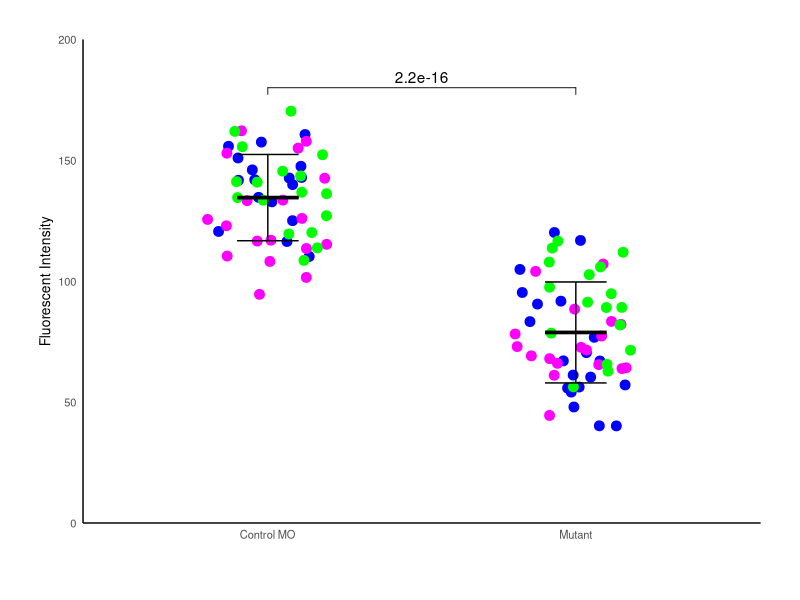
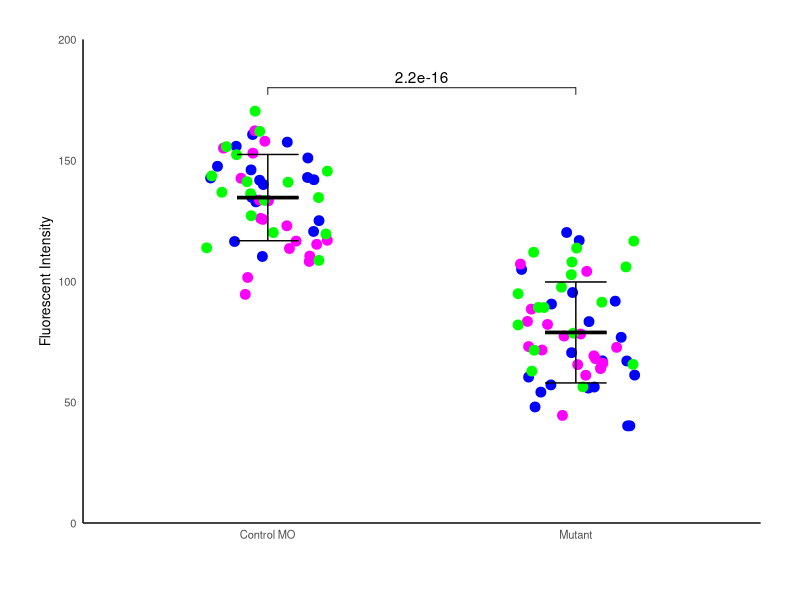

Source code (R) for these figures, in order:
# Load necessary libraries
library(ggplot2)  # For data visualization
library(car)      # For Levene's test
library(ggpubr)   # For adding p-values manually to ggplot2 plots

# Figure S1B: Control vs Calhm2 MO Analysis
############################################################

# Creating dataset for Control MO
control_mo_data <- data.frame(
  Value = c(160.65, 139.95, 141.73, 110.21, 141.96, 120.56, 116.40, 142.88, 
            134.67, 157.51, 132.80, 125.03, 146.03, 142.67, 155.78, 147.51, 150.95, 
            110.39, 108.17, 155.02, 101.54, 94.55, 116.57, 157.87, 133.30, 125.95, 
            133.51, 113.51, 125.54, 122.90, 142.56, 115.24, 162.19, 152.94, 116.93, 
            161.95, 113.78, 108.59, 170.30, 140.93, 141.16, 133.45, 134.57, 136.18, 
            127.07, 120.11, 152.29, 145.50, 136.77, 119.52, 143.52, 155.61),
  Group = rep(c("Group 1", "Group 2", "Group 3"), times = c(17, 18, 17)),
  Type = "Control MO"
)

# Creating dataset for Mutant
mutant_data <- data.frame(
  Value = c(95.31, 90.53, 91.73, 61.17, 116.83, 66.99, 104.86, 67.06, 120.14, 
            57.09, 76.78, 54.12, 55.78, 40.16, 60.33, 56.21, 47.97, 70.43, 40.18, 
            83.28, 107.08, 88.44, 83.35, 78.15, 82.11, 69.12, 104.06, 66.02, 77.31, 
            65.49, 72.63, 63.85, 64.18, 72.95, 44.48, 71.53, 67.97, 61.09, 91.30, 
            94.82, 113.68, 111.96, 116.59, 89.11, 89.15, 65.58, 78.51, 102.69, 
            71.43, 107.91, 97.51, 56.28, 62.79, 105.89, 81.89),
  Group = rep(c("Group 1", "Group 2", "Group 3"), times = c(20, 18, 17)),
  Type = "Mutant"
)

# Combining both datasets
combined_data <- rbind(control_mo_data, mutant_data)

# Statistical Analysis
############################################################

# Function to calculate mean and standard deviation for plotting
mean_sd <- function(x) {
  return(data.frame(y = mean(x), ymin = mean(x) - sd(x), ymax = mean(x) + sd(x)))
}

# Shapiro-Wilk normality test for Control MO and Mutant groups
shapiro_test_control_mo <- shapiro.test(combined_data$Value[combined_data$Type == "Control MO"])
shapiro_test_mutant <- shapiro.test(combined_data$Value[combined_data$Type == "Mutant"])

# Printing Shapiro-Wilk test results
print(shapiro_test_control_mo)
print(shapiro_test_mutant)

# Levene's test for equal variances between Control MO and Mutant groups
levene_test_full <- leveneTest(Value ~ Type, data = combined_data)
print(levene_test_full) # Printing Levene's test result

# Two-sample t-test for Control MO vs Mutant (assuming equal variances)
t_test_result_standard <- t.test(Value ~ Type, data = combined_data, var.equal = TRUE)
print(t_test_result_standard) # Printing t-test result

# Data Visualization
############################################################

# Preparing a data frame for manual p-value annotation
stat.test <- data.frame(
  group1 = "Control MO",
  group2 = "Mutant",
  p.value = 2.2e-16,  # Example p-value
  y.position = 180  # Adjust based on plot's scale
)

# Creating the plot
p <- ggplot(combined_data, aes(x = Type, y = Value, color = Group)) +
  geom_jitter(width = 0.2, size = 3) +  # Adding jitter to points for better visibility
  scale_color_manual(values = c("blue", "magenta", "#00FF00")) +  # Custom color scale
  stat_summary(fun.data = mean_sd, geom = "errorbar", width = 0.2, color = "black") +  # Error bars for SD
  stat_summary(fun = mean, geom = "crossbar", width = 0.2, 
               aes(ymin = after_stat(y), ymax = after_stat(y)), color = "black") +  # Mean bars
  labs(y = "Fluorescent Intensity", x = "") +  # Axis labels
  theme_minimal() +  # Minimal theme for clean look
  theme(legend.position = "none",  # Custom theme settings for aesthetics
        axis.line = element_line(colour = "black"),
        panel.border = element_blank(),
        panel.grid.major = element_blank(),
        panel.grid.minor = element_blank(),
        text = element_text(size = 10),
        plot.margin = unit(c(1, 1, 1, 1), "cm")) +
  scale_y_continuous(expand = c(0, 0), limits = c(0, 200))  # Y-axis scale adjustment

# Adding manual p-value annotation to the plot
p <- p + stat_pvalue_manual(stat.test, label = "p.value", tip.length = 0.02)

# Displaying the plot
print(p)

# Optionally, saving the plot to a file
ggsave("fluo_intensity.png", plot = p, width = 10, height = 6, dpi = 300)
         